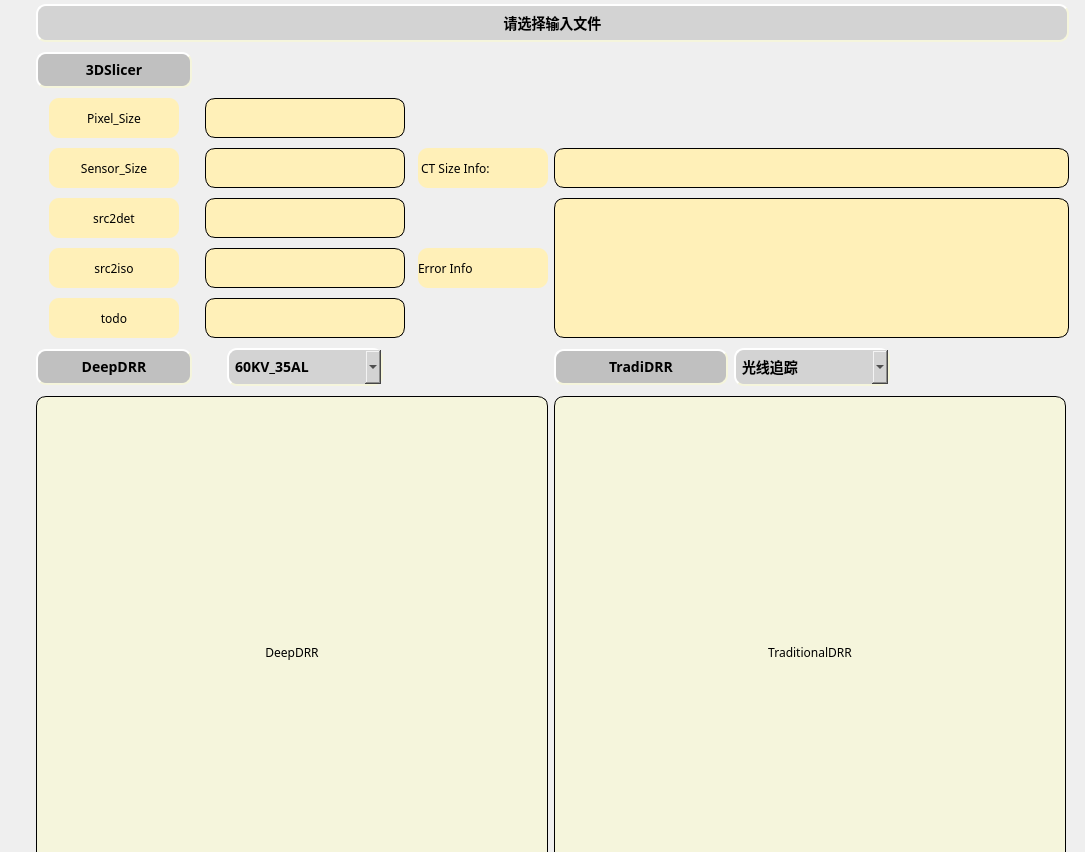
<?xml version="1.0" encoding="UTF-8"?>
<ui version="4.0">
 <class>Form</class>
 <widget class="QWidget" name="Form">
  <property name="geometry">
   <rect>
    <x>0</x>
    <y>0</y>
    <width>1085</width>
    <height>852</height>
   </rect>
  </property>
  <property name="windowTitle">
   <string>Form</string>
  </property>
  <widget class="QWidget" name="gridLayoutWidget">
   <property name="geometry">
    <rect>
     <x>36</x>
     <y>0</y>
     <width>1033</width>
     <height>915</height>
    </rect>
   </property>
   <property name="font">
    <font>
     <family>Arial Rounded MT Bold</family>
    </font>
   </property>
   <layout class="QGridLayout" name="gridLayout">
    <item row="7" column="2">
     <widget class="QLabel" name="Space2">
      <property name="minimumSize">
       <size>
        <width>130</width>
        <height>0</height>
       </size>
      </property>
      <property name="maximumSize">
       <size>
        <width>130</width>
        <height>16777215</height>
       </size>
      </property>
      <property name="font">
       <font>
        <family>Arial Rounded MT Bold</family>
       </font>
      </property>
      <property name="text">
       <string/>
      </property>
     </widget>
    </item>
    <item row="4" column="0" alignment="Qt::AlignHCenter">
     <widget class="QLabel" name="Src2Det">
      <property name="minimumSize">
       <size>
        <width>130</width>
        <height>0</height>
       </size>
      </property>
      <property name="maximumSize">
       <size>
        <width>130</width>
        <height>16777215</height>
       </size>
      </property>
      <property name="font">
       <font>
        <family>Arial Rounded MT Bold</family>
       </font>
      </property>
      <property name="styleSheet">
       <string notr="true">QLabel{
	background-color: rgb(255, 240, 184);
	border-style: outset;
    border-radius: 10px;
}</string>
      </property>
      <property name="text">
       <string>src2det</string>
      </property>
      <property name="alignment">
       <set>Qt::AlignCenter</set>
      </property>
     </widget>
    </item>
    <item row="2" column="0" alignment="Qt::AlignHCenter">
     <widget class="QLabel" name="PixSize">
      <property name="minimumSize">
       <size>
        <width>130</width>
        <height>0</height>
       </size>
      </property>
      <property name="maximumSize">
       <size>
        <width>130</width>
        <height>16777215</height>
       </size>
      </property>
      <property name="font">
       <font>
        <family>Arial Rounded MT Bold</family>
       </font>
      </property>
      <property name="styleSheet">
       <string notr="true">QLabel{
	background-color: rgb(255, 240, 184);
	border-style: outset;
    border-radius: 10px;
}</string>
      </property>
      <property name="text">
       <string>Pixel_Size</string>
      </property>
      <property name="alignment">
       <set>Qt::AlignCenter</set>
      </property>
     </widget>
    </item>
    <item row="5" column="0" alignment="Qt::AlignHCenter">
     <widget class="QLabel" name="Src2Iso">
      <property name="minimumSize">
       <size>
        <width>130</width>
        <height>0</height>
       </size>
      </property>
      <property name="maximumSize">
       <size>
        <width>130</width>
        <height>16777215</height>
       </size>
      </property>
      <property name="font">
       <font>
        <family>Arial Rounded MT Bold</family>
       </font>
      </property>
      <property name="styleSheet">
       <string notr="true">QLabel{
	background-color: rgb(255, 240, 184);
	border-style: outset;
    border-radius: 10px;
}</string>
      </property>
      <property name="text">
       <string>src2iso</string>
      </property>
      <property name="alignment">
       <set>Qt::AlignCenter</set>
      </property>
     </widget>
    </item>
    <item row="0" column="0" colspan="6">
     <widget class="QPushButton" name="Input">
      <property name="minimumSize">
       <size>
        <width>156</width>
        <height>0</height>
       </size>
      </property>
      <property name="font">
       <font>
        <family>Arial Rounded MT Bold</family>
        <pointsize>-1</pointsize>
        <weight>75</weight>
        <italic>false</italic>
        <bold>true</bold>
       </font>
      </property>
      <property name="styleSheet">
       <string notr="true">QPushButton#Input {
    background-color: lightgrey;
    border-style: outset;
    border-width: 2px;
    border-radius: 10px;
    border-color: beige;
    font: bold 14px;
    min-width: 10em;
    padding: 6px;
}
</string>
      </property>
      <property name="text">
       <string>请选择输入文件</string>
      </property>
     </widget>
    </item>
    <item row="6" column="1" alignment="Qt::AlignHCenter">
     <widget class="QTextEdit" name="TodoInput">
      <property name="sizePolicy">
       <sizepolicy hsizetype="Preferred" vsizetype="Expanding">
        <horstretch>0</horstretch>
        <verstretch>0</verstretch>
       </sizepolicy>
      </property>
      <property name="minimumSize">
       <size>
        <width>200</width>
        <height>40</height>
       </size>
      </property>
      <property name="maximumSize">
       <size>
        <width>200</width>
        <height>40</height>
       </size>
      </property>
      <property name="font">
       <font>
        <family>Arial Rounded MT Bold</family>
       </font>
      </property>
      <property name="styleSheet">
       <string notr="true">QTextEdit{
	background-color: rgb(255, 240, 184);
	border-style: outset;
    border-width: 1px;
    border-radius: 10px;
}</string>
      </property>
     </widget>
    </item>
    <item row="3" column="0" alignment="Qt::AlignHCenter">
     <widget class="QLabel" name="SenSize">
      <property name="minimumSize">
       <size>
        <width>130</width>
        <height>0</height>
       </size>
      </property>
      <property name="maximumSize">
       <size>
        <width>130</width>
        <height>16777215</height>
       </size>
      </property>
      <property name="font">
       <font>
        <family>Arial Rounded MT Bold</family>
       </font>
      </property>
      <property name="styleSheet">
       <string notr="true">QLabel{
	background-color: rgb(255, 240, 184);
	border-style: outset;
    border-radius: 10px;
}</string>
      </property>
      <property name="text">
       <string>Sensor_Size</string>
      </property>
      <property name="alignment">
       <set>Qt::AlignCenter</set>
      </property>
     </widget>
    </item>
    <item row="8" column="3" colspan="3" alignment="Qt::AlignVCenter">
     <widget class="QLabel" name="TraditionalDRRDisplay">
      <property name="minimumSize">
       <size>
        <width>512</width>
        <height>512</height>
       </size>
      </property>
      <property name="maximumSize">
       <size>
        <width>512</width>
        <height>512</height>
       </size>
      </property>
      <property name="font">
       <font>
        <family>Arial Rounded MT Bold</family>
       </font>
      </property>
      <property name="styleSheet">
       <string notr="true">QLabel {
    background-color: beige;
    border-style: outset;
    border-width: 1px;
    border-radius: 10px;
}</string>
      </property>
      <property name="text">
       <string>TraditionalDRR</string>
      </property>
      <property name="alignment">
       <set>Qt::AlignCenter</set>
      </property>
     </widget>
    </item>
    <item row="7" column="4">
     <widget class="QComboBox" name="TraditionalDRR">
      <property name="minimumSize">
       <size>
        <width>156</width>
        <height>0</height>
       </size>
      </property>
      <property name="maximumSize">
       <size>
        <width>100</width>
        <height>16777215</height>
       </size>
      </property>
      <property name="font">
       <font>
        <family>Arial Rounded MT Bold</family>
        <pointsize>-1</pointsize>
        <weight>75</weight>
        <italic>false</italic>
        <bold>true</bold>
       </font>
      </property>
      <property name="styleSheet">
       <string notr="true">QComboBox {
    background-color: lightgrey;
    border-style: outset;
    border-width: 2px;
    border-radius: 10px;
    border-color: beige;
    font: bold 14px;
    min-width: 10em;
    padding: 6px;
}</string>
      </property>
      <item>
       <property name="text">
        <string>光线追踪</string>
       </property>
      </item>
      <item>
       <property name="text">
        <string>Sidon</string>
       </property>
      </item>
     </widget>
    </item>
    <item row="7" column="1" alignment="Qt::AlignHCenter|Qt::AlignVCenter">
     <widget class="QComboBox" name="Spectrum">
      <property name="minimumSize">
       <size>
        <width>156</width>
        <height>0</height>
       </size>
      </property>
      <property name="maximumSize">
       <size>
        <width>200</width>
        <height>16777215</height>
       </size>
      </property>
      <property name="font">
       <font>
        <family>Arial Rounded MT Bold</family>
        <pointsize>-1</pointsize>
        <weight>75</weight>
        <italic>false</italic>
        <bold>true</bold>
       </font>
      </property>
      <property name="styleSheet">
       <string notr="true">QComboBox {
    background-color: lightgrey;
    border-style: outset;
    border-width: 2px;
    border-radius: 10px;
    border-color: beige;
    font: bold 14px;
    min-width: 10em;
    padding: 6px;
}</string>
      </property>
      <item>
       <property name="text">
        <string>60KV_35AL</string>
       </property>
      </item>
      <item>
       <property name="text">
        <string>90KV_40AL</string>
       </property>
      </item>
      <item>
       <property name="text">
        <string>120KV_45KL</string>
       </property>
      </item>
     </widget>
    </item>
    <item row="2" column="1" alignment="Qt::AlignHCenter">
     <widget class="QTextEdit" name="PixSizeInput">
      <property name="minimumSize">
       <size>
        <width>200</width>
        <height>40</height>
       </size>
      </property>
      <property name="maximumSize">
       <size>
        <width>200</width>
        <height>40</height>
       </size>
      </property>
      <property name="font">
       <font>
        <family>Arial Rounded MT Bold</family>
       </font>
      </property>
      <property name="layoutDirection">
       <enum>Qt::LeftToRight</enum>
      </property>
      <property name="styleSheet">
       <string notr="true">QTextEdit{
	background-color: rgb(255, 240, 184);
	border-style: outset;
    border-width: 1px;
    border-radius: 10px;
}</string>
      </property>
     </widget>
    </item>
    <item row="3" column="1" alignment="Qt::AlignHCenter">
     <widget class="QTextEdit" name="SenSizeInput">
      <property name="minimumSize">
       <size>
        <width>200</width>
        <height>40</height>
       </size>
      </property>
      <property name="maximumSize">
       <size>
        <width>200</width>
        <height>40</height>
       </size>
      </property>
      <property name="font">
       <font>
        <family>Arial Rounded MT Bold</family>
       </font>
      </property>
      <property name="styleSheet">
       <string notr="true">QTextEdit{
	background-color: rgb(255, 240, 184);
	border-style: outset;
    border-width: 1px;
    border-radius: 10px;
}</string>
      </property>
     </widget>
    </item>
    <item row="8" column="0" colspan="3" alignment="Qt::AlignHCenter">
     <widget class="QLabel" name="DeepDRRDisplay">
      <property name="enabled">
       <bool>true</bool>
      </property>
      <property name="minimumSize">
       <size>
        <width>512</width>
        <height>512</height>
       </size>
      </property>
      <property name="maximumSize">
       <size>
        <width>512</width>
        <height>512</height>
       </size>
      </property>
      <property name="font">
       <font>
        <family>Arial Rounded MT Bold</family>
       </font>
      </property>
      <property name="styleSheet">
       <string notr="true">QLabel {
    background-color: beige;
    border-style: outset;
    border-width: 1px;
    border-radius: 10px;
}</string>
      </property>
      <property name="text">
       <string>DeepDRR</string>
      </property>
      <property name="textFormat">
       <enum>Qt::AutoText</enum>
      </property>
      <property name="alignment">
       <set>Qt::AlignCenter</set>
      </property>
     </widget>
    </item>
    <item row="4" column="1" alignment="Qt::AlignHCenter">
     <widget class="QTextEdit" name="Src2DetInput">
      <property name="minimumSize">
       <size>
        <width>200</width>
        <height>40</height>
       </size>
      </property>
      <property name="maximumSize">
       <size>
        <width>200</width>
        <height>40</height>
       </size>
      </property>
      <property name="font">
       <font>
        <family>Arial Rounded MT Bold</family>
       </font>
      </property>
      <property name="styleSheet">
       <string notr="true">QTextEdit{
	background-color: rgb(255, 240, 184);
	border-style: outset;
    border-width: 1px;
    border-radius: 10px;
}</string>
      </property>
     </widget>
    </item>
    <item row="6" column="0" alignment="Qt::AlignHCenter">
     <widget class="QLabel" name="Todo">
      <property name="minimumSize">
       <size>
        <width>130</width>
        <height>0</height>
       </size>
      </property>
      <property name="maximumSize">
       <size>
        <width>130</width>
        <height>16777215</height>
       </size>
      </property>
      <property name="font">
       <font>
        <family>Arial Rounded MT Bold</family>
       </font>
      </property>
      <property name="styleSheet">
       <string notr="true">QLabel{
	background-color: rgb(255, 240, 184);
	border-style: outset;
    border-radius: 10px;
}</string>
      </property>
      <property name="text">
       <string>todo</string>
      </property>
      <property name="alignment">
       <set>Qt::AlignCenter</set>
      </property>
     </widget>
    </item>
    <item row="5" column="1" alignment="Qt::AlignHCenter">
     <widget class="QTextEdit" name="Src2IsoInput">
      <property name="minimumSize">
       <size>
        <width>200</width>
        <height>40</height>
       </size>
      </property>
      <property name="maximumSize">
       <size>
        <width>200</width>
        <height>40</height>
       </size>
      </property>
      <property name="font">
       <font>
        <family>Arial Rounded MT Bold</family>
       </font>
      </property>
      <property name="styleSheet">
       <string notr="true">QTextEdit{
	background-color: rgb(255, 240, 184);
	border-style: outset;
    border-width: 1px;
    border-radius: 10px;
}</string>
      </property>
     </widget>
    </item>
    <item row="1" column="0">
     <widget class="QPushButton" name="Slicer3D">
      <property name="minimumSize">
       <size>
        <width>156</width>
        <height>0</height>
       </size>
      </property>
      <property name="maximumSize">
       <size>
        <width>130</width>
        <height>16777215</height>
       </size>
      </property>
      <property name="font">
       <font>
        <family>Arial Rounded MT Bold</family>
        <pointsize>-1</pointsize>
        <weight>75</weight>
        <italic>false</italic>
        <bold>true</bold>
       </font>
      </property>
      <property name="styleSheet">
       <string notr="true">QPushButton {
    background-color: silver;
    border-style: outset;
    border-width: 2px;
    border-radius: 10px;
    border-color: beige;
    font: bold 14px;
    min-width: 10em;
    padding: 6px;
}</string>
      </property>
      <property name="text">
       <string>3DSlicer</string>
      </property>
     </widget>
    </item>
    <item row="7" column="0">
     <widget class="QPushButton" name="DRRShow">
      <property name="sizePolicy">
       <sizepolicy hsizetype="Fixed" vsizetype="Fixed">
        <horstretch>0</horstretch>
        <verstretch>0</verstretch>
       </sizepolicy>
      </property>
      <property name="minimumSize">
       <size>
        <width>156</width>
        <height>0</height>
       </size>
      </property>
      <property name="maximumSize">
       <size>
        <width>160</width>
        <height>16777215</height>
       </size>
      </property>
      <property name="font">
       <font>
        <family>Arial Rounded MT Bold</family>
        <pointsize>-1</pointsize>
        <weight>75</weight>
        <italic>false</italic>
        <bold>true</bold>
       </font>
      </property>
      <property name="layoutDirection">
       <enum>Qt::LeftToRight</enum>
      </property>
      <property name="styleSheet">
       <string notr="true">QPushButton {
    background-color: silver;
    border-style: outset;
    border-width: 2px;
    border-radius: 10px;
    border-color: beige;
    font: bold 14px;
    min-width: 10em;
    padding: 6px;
}</string>
      </property>
      <property name="text">
       <string>DeepDRR</string>
      </property>
     </widget>
    </item>
    <item row="7" column="3">
     <widget class="QPushButton" name="DRRShow_2">
      <property name="sizePolicy">
       <sizepolicy hsizetype="Fixed" vsizetype="Fixed">
        <horstretch>0</horstretch>
        <verstretch>0</verstretch>
       </sizepolicy>
      </property>
      <property name="minimumSize">
       <size>
        <width>156</width>
        <height>0</height>
       </size>
      </property>
      <property name="maximumSize">
       <size>
        <width>200</width>
        <height>16777215</height>
       </size>
      </property>
      <property name="font">
       <font>
        <family>Arial Rounded MT Bold</family>
        <pointsize>-1</pointsize>
        <weight>75</weight>
        <italic>false</italic>
        <bold>true</bold>
       </font>
      </property>
      <property name="layoutDirection">
       <enum>Qt::LeftToRight</enum>
      </property>
      <property name="styleSheet">
       <string notr="true">QPushButton {
    background-color: silver;
    border-style: outset;
    border-width: 2px;
    border-radius: 10px;
    border-color: beige;
    font: bold 14px;
    min-width: 10em;
    padding: 6px;
}</string>
      </property>
      <property name="text">
       <string>TradiDRR</string>
      </property>
     </widget>
    </item>
    <item row="3" column="2">
     <widget class="QLabel" name="CTInfoLabel">
      <property name="minimumSize">
       <size>
        <width>130</width>
        <height>40</height>
       </size>
      </property>
      <property name="maximumSize">
       <size>
        <width>130</width>
        <height>40</height>
       </size>
      </property>
      <property name="font">
       <font>
        <family>Arial Rounded MT Bold</family>
       </font>
      </property>
      <property name="styleSheet">
       <string notr="true">QLabel{
	background-color: rgb(255, 240, 184);
	border-style: outset;
    border-radius: 10px;
}</string>
      </property>
      <property name="text">
       <string> CT Size Info:</string>
      </property>
     </widget>
    </item>
    <item row="3" column="3" colspan="3">
     <widget class="QTextBrowser" name="CTInfo">
      <property name="minimumSize">
       <size>
        <width>0</width>
        <height>40</height>
       </size>
      </property>
      <property name="maximumSize">
       <size>
        <width>16777215</width>
        <height>40</height>
       </size>
      </property>
      <property name="font">
       <font>
        <family>Arial Rounded MT Bold</family>
       </font>
      </property>
      <property name="styleSheet">
       <string notr="true">QTextEdit{
	background-color: rgb(255, 240, 184);
	border-style: outset;
    border-width: 1px;
    border-radius: 10px;
}</string>
      </property>
     </widget>
    </item>
    <item row="5" column="2">
     <widget class="QLabel" name="ErrInfoLabel">
      <property name="minimumSize">
       <size>
        <width>130</width>
        <height>40</height>
       </size>
      </property>
      <property name="maximumSize">
       <size>
        <width>130</width>
        <height>40</height>
       </size>
      </property>
      <property name="font">
       <font>
        <family>Arial Rounded MT Bold</family>
       </font>
      </property>
      <property name="styleSheet">
       <string notr="true">QLabel{
	background-color: rgb(255, 240, 184);
	border-style: outset;
    border-radius: 10px;
}</string>
      </property>
      <property name="text">
       <string>Error Info</string>
      </property>
     </widget>
    </item>
    <item row="4" column="3" rowspan="3" colspan="3">
     <widget class="QTextBrowser" name="ErrInfo">
      <property name="minimumSize">
       <size>
        <width>0</width>
        <height>0</height>
       </size>
      </property>
      <property name="maximumSize">
       <size>
        <width>16777215</width>
        <height>16777215</height>
       </size>
      </property>
      <property name="font">
       <font>
        <family>Arial Rounded MT Bold</family>
       </font>
      </property>
      <property name="styleSheet">
       <string notr="true">QTextEdit{
	background-color: rgb(255, 240, 184);
	border-style: outset;
    border-width: 1px;
    border-radius: 10px;
}</string>
      </property>
     </widget>
    </item>
   </layout>
  </widget>
 </widget>
 <resources/>
 <connections/>
</ui>
